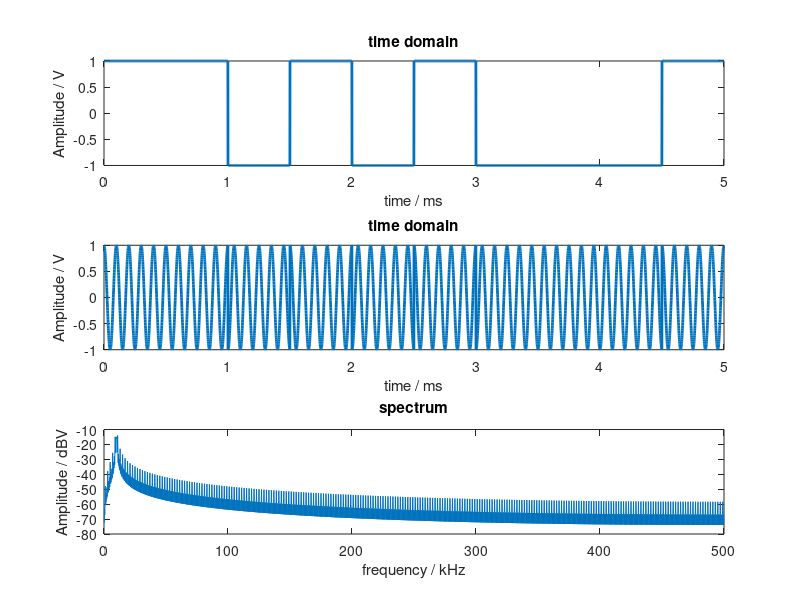

The MATLAB source for this figure: (Note: this script raises an error after producing the figure.)
clc; clear; close all;

% Time base parameters
dt = 1e-6;              % Time scale: 1us
fs = 1/dt;              % Sampling frequency: 1Mhz
stop = 5e-3;            % Stop time: 5ms
t = 0 : dt : stop-dt;   % Discrete time vector
N = length(t);          % Points
fv = (0:N/2-1)*1/dt/N;  % Discrete frequency vector

% BPSK pulse
A = 1;                  % Amplititude: 1V
fc = 10e3;              % Carrier frequency: 5kHz
Rb = 1e3;               % Baudrate: 1kbps

code = '1101010001';

cellv = 0 : dt : stop/length(code)-dt;
cellp =  cos(2*pi*fc*cellv);
celln = -cos(2*pi*fc*cellv);
mod = zeros(1, N);
bpsk = zeros(1, N);

for i = 1 : length(code)
    temp = str2num(code(i));
    for j = 1 : length(cellv)
        if temp == 0
            bpsk(1, (i - 1)*length(cellv) + j) =  celln(1, j);
            mod(1, (i - 1)*length(cellv) + j) = -1;
        else
            bpsk(1, (i - 1)*length(cellv) + j) =  cellp(1, j);
            mod(1, (i - 1)*length(cellv) + j) = 1;
        end
    end
end

s = 20.*log10(abs(fft(bpsk))./N);

subplot(3, 1, 1); plot(t.*1000, mod, 'LineWidth', 2); title('time domain');
xlabel('time / ms'); ylabel('Amplitude / V');
subplot(3, 1, 2); plot(t.*1000, bpsk, 'LineWidth', 2); title('time domain');
xlabel('time / ms'); ylabel('Amplitude / V');
subplot(3, 1, 3); plot(fv./1000, s(1:N/2)); title('spectrum');
xlabel('frequency / kHz');  ylabel('Amplitude / dBV'); % set(gca, 'xscale', 'log');

% Gaussian distributed random noise
bw = 1e3;               % Bandwidth
k = 0.0001;             % Power spectral density
grn = wgn(1, N, k*bw, 'linear');

bpsk_n = bpsk + grn;
s_n = 20.*log10(abs(fft(bpsk_n))./N);

% FIR LowPass Filter Design 
Fs = fs; 
Fpass = 10e3;
Fstop = 15e3;
Ap = 1;
Ast = 60;

d = designfilt('lowpassfir','PassbandFrequency',Fpass,...
  'StopbandFrequency',Fstop,'PassbandRipple',Ap,...
  'StopbandAttenuation',Ast,'SampleRate',Fs);

grpdelay(d,2048,Fs) 

% Apply FIR Filter to noise signal and compensate for delay cycles.
bpsk_n_f = filter(d.Coefficients, 1, [bpsk_n zeros(1,197)]);
bpsk_n_f = bpsk_n_f(197+1:end);
%bpsk_n_f = [bpsk_n_f zeros(1,197)];
%fvtool(d,'Analysis','impulse')

s_n_f = 20.*log10(abs(fft(bpsk_n_f))./N);

snr_n = -20*log10(norm(abs(bpsk_n - bpsk)) / norm(bpsk));
snr_n_f = -20*log10(norm(abs(bpsk_n_f - bpsk)) / norm(bpsk));

figure;
subplot(5, 1, 1); plot(t.*1000, bpsk_n); title('time domain');
xlabel('time / ms'); ylabel('Amplitude / V');
subplot(5, 1, 2); plot(fv./1000, s_n(1:N/2)); title('spectrum');
xlabel('frequency / kHz');  ylabel('Amplitude / dBV'); % set(gca, 'xscale', 'log');

subplot(5, 1, 3); plot(t.*1000, bpsk_n_f); title('filtered');
xlabel('time / ms'); ylabel('Amplitude / V');
subplot(5, 1, 4); plot(t.*1000, mod, 'LineWidth', 2); title('time domain');
xlabel('time / ms'); ylabel('Amplitude / V');

subplot(5, 1, 5); plot(fv./1000, s_n_f(1:N/2)); title('filtered spectrum');
xlabel('frequency / kHz');  ylabel('Amplitude / dBV'); % set(gca, 'xscale', 'log');

% Calculate Signal to Noise Ratio
r_origin = snr(bpsk_n, grn);
r_filtered = snr(bpsk_n_f, grn);

